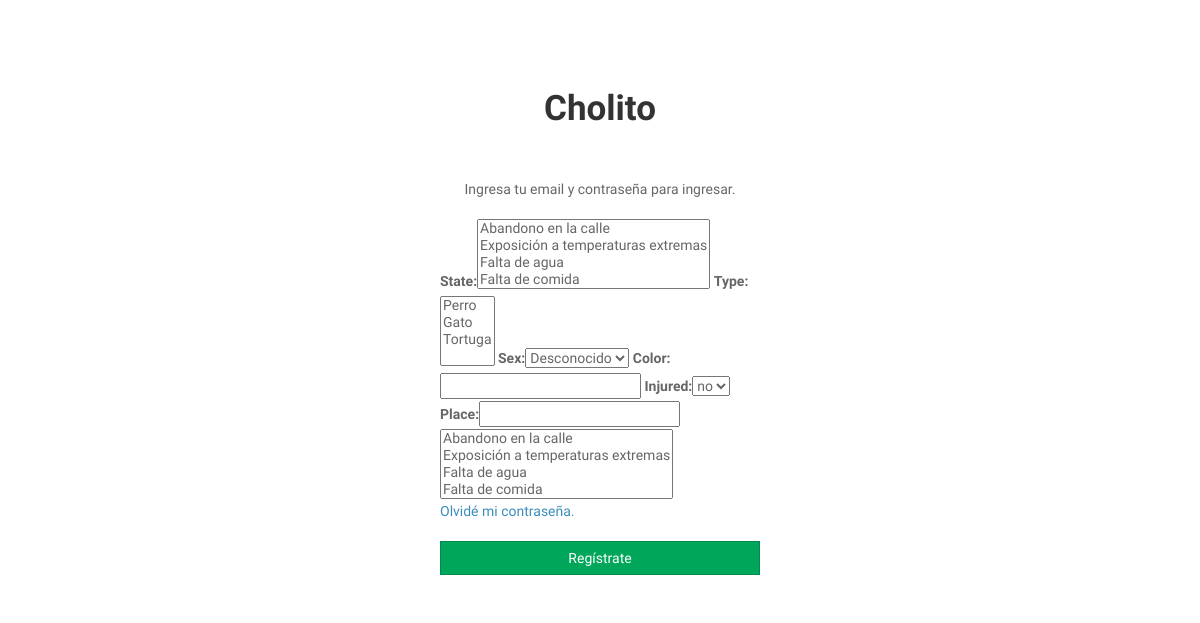
The app's page /denuncias with its own data.
### complaint/models.py (models this page shows)
class State(models.Model):
    state = models.CharField(max_length=100)
    def __str__(self):
        return self.state

### animal/models.py (models this page shows)
class Type(models.Model):
    type = models.CharField(max_length=20)
    def __str__(self):
        return self.type

### complaint/views.py (the view)
# urls.py: path('', ComplaintFormView.as_view(), name='index'),
class ComplaintFormView(FormView):
    template_name = 'complaint/complaint_form.html'
    form_class = ComplaintForm
    def get(self, request, *args, **kwargs):
        form_class = self.get_form_class()
        form = self.get_form(form_class)
        context = self.get_context_data(**kwargs)
        context['form'] = form
        return self.render_to_response(context)

### complaint/forms.py
class ComplaintForm(forms.ModelForm):
    class Meta:
        model = Complaint
        fields = '__all__'

### complaint/templates/complaint/complaint_form.html (shortened to what this page needs)
{% extends 'base.html' %}
{% load static %}
{% block content %}
    <div class="login-box">
        <div class="login-logo">
            <strong>Cholito</strong>
        </div>
        <div class="login-box-body">
            <p class="login-box-msg">
                Ingresa tu email y contraseña para ingresar.
            </p>
            <form action="" method="post">
                {{ form }}
                {{ form.state }}
            </form>
            <a href="#">Olvidé mi contraseña.</a><br>
            <br>
            <div>
                <a href="#" class="btn btn-success btn-block btn-flat">Regístrate</a>
            </div>
        </div>
        <br>
    </div>
{% endblock %}

### records on screen
State: state "Abandono en la calle / Exposición a temperaturas extremas / Falta de agua / Falta de comida"
Type: type "Perro / Gato / Tortuga"
